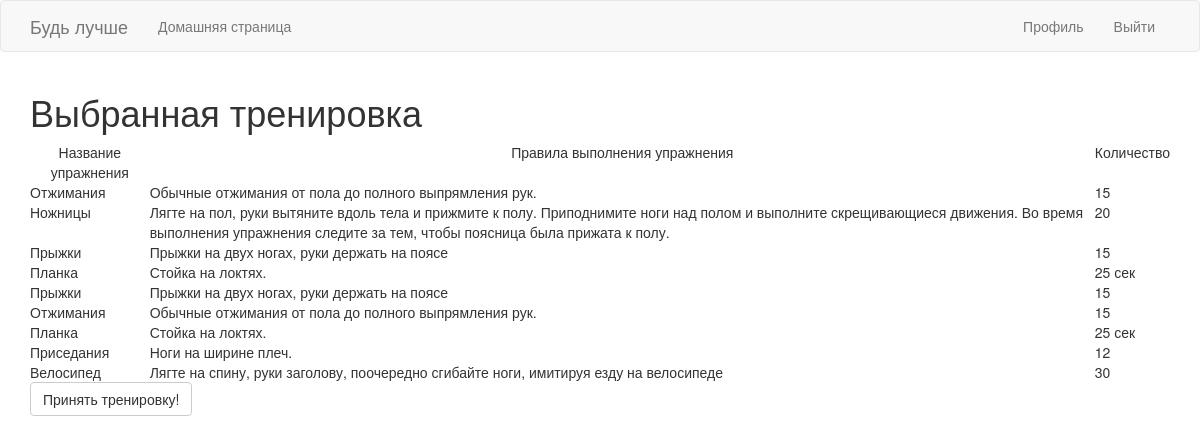
Screenshot of /current_training/1 (signed in) with the database file from the repository.
### app/models.py (models this page shows)
class Exercises(db.Model):
    id = db.Column(db.Integer, primary_key=True)
    name_exercises = db.Column(db.String(256), index=True)
    rules = db.Column(db.Text(500), index=True)
    day = db.Column(db.Integer)
    number = db.Column(db.Integer)
    training_id = db.Column(db.Integer, db.ForeignKey('training.id'))

### app/routes.py (the view, shortened to what this page needs)
@app.route('/current_training/<training>',methods = ['GET','POST'])
@login_required
def current_training(training):
    t = Training.query.filter_by(id=training).first_or_404()
    exercises = t.all_exe()
    form = AcceptTrainingForm()
    return render_template('current_training.html', title='Тренировка', exercises=exercises, form = form)

### app/forms.py
class AcceptTrainingForm(FlaskForm):
    submit = SubmitField('Принять тренировку!')

### app/models.py (called while the page is built)
@login.user_loader
def load_user(id):
    return User.query.get(int(id))

    def all_exe(self):
        exe = Exercises.query.filter_by(training_id=self.id)
        return exe

### app/routes.py (called while the page is built)
@app.before_request
def before_request():
    if current_user.is_authenticated:
        current_user.last_seen = datetime.utcnow()
        db.session.commit()

### app/templates/current_training.html
{% extends "base.html" %}
{% import 'bootstrap/wtf.html' as wtf %}
{% block app_content %}
    <h1>Выбранная тренировка</h1>
<table class="table-hover" >
    <tr valign="top">
        <td align="center"> Название упражнения </td>
        <td align="center"> Правила выполнения упражнения </td>
        <td align="center"> Количество </td>
    {% for exercises in exercises %}
        {% include '_exe.html' %}
    {% endfor %}
</table>
<div class="row">
        <div class="col-md-4">
            {{ wtf.quick_form(form) }}
        </div>
    </div>
{% endblock %}

### app/templates/base.html (shortened to what this page needs)
{% extends 'bootstrap/base.html' %}
{% block navbar %}
    <nav class="navbar navbar-default">
        <div class="container">
            <div class="navbar-header">
                <a class="navbar-brand" href="{{ url_for('index') }}">Будь лучше</a>
            </div>
            <div class="collapse navbar-collapse" id="bs-example-navbar-collapse-1">
                <ul class="nav navbar-nav">
                    <li><a href="{{ url_for('index') }}">Домашняя страница</a></li>
                </ul>
                <ul class="nav navbar-nav navbar-right">
                    {% if current_user.is_anonymous %}
                    <li><a href="{{ url_for('login') }}">Войти</a></li>
                    {% else %}
                    <li><a href="{{ url_for('user', username=current_user.username) }}">Профиль</a></li>
                    <li><a href="{{ url_for('logout') }}">Выйти</a></li>
                    {% endif %}
                </ul>
            </div>
        </div>
    </nav>
{% endblock %}
{% block content %}
    <div class="container">
        {% block app_content %}{% endblock %}
    </div>
{% endblock %}

### app/templates/_exe.html
    <tr valign="top">
        <td>{{ exercises.name_exercises }}</td>
        <td>{{ exercises.rules }} </td>
        <td>{{ exercises.number }} </td>
    </tr>

### rows the page displays
Exercises: name_exercises "Отжимания", rules "Обычные отжимания от пола до полного выпрямления рук.", number "15"
Exercises: name_exercises "Ножницы", rules "Лягте на пол, руки вытяните вдоль тела и прижмите к полу. Приподнимите ноги над полом и выполните скрещивающиеся движения. Во время выполнения упражнения следите за тем, чтобы поясница была прижата к полу.", number "20"
Exercises: name_exercises "Прыжки", rules "Прыжки на двух ногах, руки держать на поясе", number "15"
Exercises: name_exercises "Планка", rules "Стойка на локтях.", number "25 сек"
Exercises: name_exercises "Прыжки", rules "Прыжки на двух ногах, руки держать на поясе", number "15"
Exercises: name_exercises "Отжимания", rules "Обычные отжимания от пола до полного выпрямления рук.", number "15"
Exercises: name_exercises "Планка", rules "Стойка на локтях.", number "25 сек"
Exercises: name_exercises "Приседания", rules "Ноги на ширине плеч.", number "12"
Exercises: name_exercises "Велосипед", rules "Лягте на спину, руки заголову, поочередно сгибайте ноги, имитируя езду на велосипеде", number "30"
